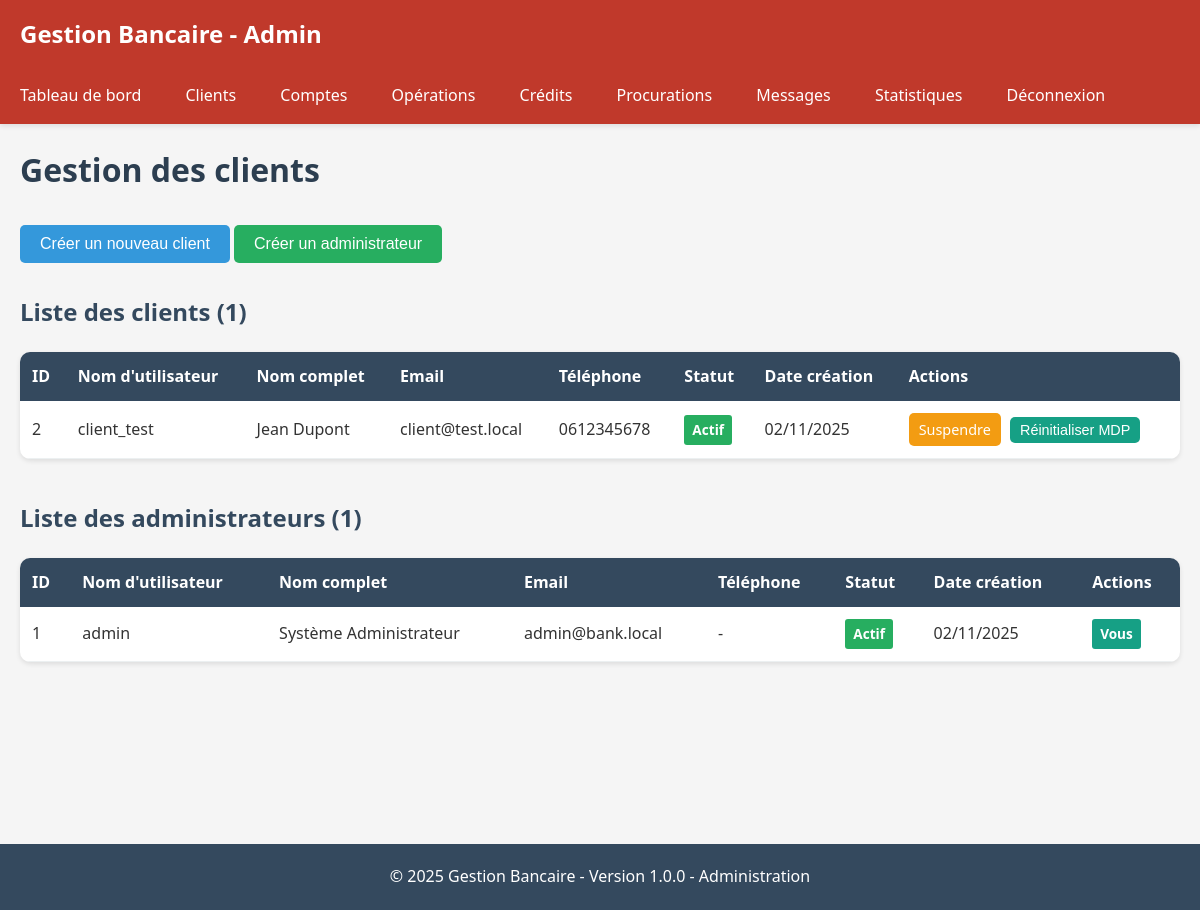
The app's page /admin/clients.php (signed in) with its own data.
### tables this page shows
CREATE TABLE IF NOT EXISTS users (
    id INT AUTO_INCREMENT PRIMARY KEY,
    username VARCHAR(50) UNIQUE NOT NULL,
    password_hash VARCHAR(255) NOT NULL,
    email VARCHAR(100) UNIQUE NOT NULL,
    nom VARCHAR(100) NOT NULL,
    prenom VARCHAR(100) NOT NULL,
    telephone VARCHAR(20),
    adresse TEXT,
    role ENUM('client', 'admin') DEFAULT 'client',
    statut ENUM('actif', 'suspendu', 'inactif') DEFAULT 'actif',
    date_creation TIMESTAMP DEFAULT CURRENT_TIMESTAMP,
    derniere_connexion TIMESTAMP NULL,
    INDEX idx_username (username),
    INDEX idx_role (role),
    INDEX idx_statut (statut)
);

### includes/functions.php (called while the page is built, shortened)
<?php
function formatDate($date, $format = 'd/m/Y') {
    $timestamp = is_numeric($date) ? $date : strtotime($date);
    return date($format, $timestamp);
}
function e($string) {
    return htmlspecialchars($string, ENT_QUOTES, 'UTF-8');
}

### admin/clients.php (the view, shortened to what this page needs)
<?php
$db = getDB();
$stmt = $db->query("SELECT * FROM users WHERE role = 'client' ORDER BY date_creation DESC");
$clients = $stmt->fetchAll();
$stmt = $db->query("SELECT * FROM users WHERE role = 'admin' ORDER BY date_creation DESC");
$admins = $stmt->fetchAll();
include 'includes/header.php';
?>
<div class="page-content">
    <h1>Gestion des clients</h1>
    <div class="page-actions">
        <button class="btn btn-primary" onclick="showCreateForm('client')">
            Créer un nouveau client
        </button>
        <button class="btn btn-success" onclick="showCreateForm('admin')">
            Créer un administrateur
        </button>
    </div>
    <div class="clients-list">
        <h2>Liste des clients (<?php echo count($clients); ?>)</h2>
        <?php if (empty($clients)): ?>
            <p>Aucun client enregistré.</p>
        <?php else: ?>
            <table class="table">
                <thead>
                    <tr>
                        <th>ID</th>
                        <th>Nom d'utilisateur</th>
                        <th>Nom complet</th>
                        <th>Email</th>
                        <th>Téléphone</th>
                        <th>Statut</th>
                        <th>Date création</th>
                        <th>Actions</th>
                    </tr>
                </thead>
                <tbody>
                    <?php foreach ($clients as $client): ?>
                    <tr>
                        <td><?php echo $client['id']; ?></td>
                        <td><?php echo e($client['username']); ?></td>
                        <td><?php echo e($client['prenom'] . ' ' . $client['nom']); ?></td>
                        <td><?php echo e($client['email']); ?></td>
                        <td><?php echo e($client['telephone'] ?? '-'); ?></td>
                        <td>
                            <span class="badge badge-<?php echo $client['statut'] === 'actif' ? 'success' : 'warning'; ?>">
                                <?php echo e(ucfirst($client['statut'])); ?>
                            </span>
                        </td>
                        <td><?php echo formatDate($client['date_creation']); ?></td>
                        <td class="actions">
                            <a href="?action=toggle_status&id=<?php echo $client['id']; ?>"
                               class="btn btn-sm btn-<?php echo $client['statut'] === 'actif' ? 'warning' : 'success'; ?>"
                               onclick="return confirm('Confirmer le changement de statut ?')">
                                <?php echo $client['statut'] === 'actif' ? 'Suspendre' : 'Activer'; ?>
                            </a>
                            <button class="btn btn-sm btn-info" onclick="showResetPasswordForm(<?php echo $client['id']; ?>, '<?php echo e($client['username']); ?>')">
                                Réinitialiser MDP
                            </button>
                        </td>
                    </tr>
                    <?php endforeach; ?>
                </tbody>
            </table>
        <?php endif; ?>
    </div>
    <div class="admins-list" style="margin-top: 40px;">
        <h2>Liste des administrateurs (<?php echo count($admins); ?>)</h2>
        <?php if (empty($admins)): ?>
            <p>Aucun administrateur enregistré.</p>
        <?php else: ?>
            <table class="table">
                <thead>
                    <tr>
                        <th>ID</th>
                        <th>Nom d'utilisateur</th>
                        <th>Nom complet</th>
                        <th>Email</th>
                        <th>Téléphone</th>
                        <th>Statut</th>
                        <th>Date création</th>
                        <th>Actions</th>
                    </tr>
                </thead>
                <tbody>
                    <?php foreach ($admins as $admin): ?>
                    <tr>
                        <td><?php echo $admin['id']; ?></td>
                        <td><?php echo e($admin['username']); ?></td>
                        <td><?php echo e($admin['prenom'] . ' ' . $admin['nom']); ?></td>
                        <td><?php echo e($admin['email']); ?></td>
                        <td><?php echo e($admin['telephone'] ?? '-'); ?></td>
                        <td>
                            <span class="badge badge-<?php echo $admin['statut'] === 'actif' ? 'success' : 'warning'; ?>">
                                <?php echo e(ucfirst($admin['statut'])); ?>
                            </span>
                        </td>
                        <td><?php echo formatDate($admin['date_creation']); ?></td>
                        <td class="actions">
                            <?php if ($admin['id'] != $_SESSION['user_id']): ?>
                            <button class="btn btn-sm btn-info" onclick="showResetPasswordForm(<?php echo $admin['id']; ?>, '<?php echo e($admin['username']); ?>')">
                                Réinitialiser MDP
                            </button>
                            <?php else: ?>
                            <span class="badge badge-info">Vous</span>
                            <?php endif; ?>
                        </td>
                    </tr>
                    <?php endforeach; ?>
                </tbody>
            </table>
        <?php endif; ?>
    </div>
</div>
<?php include 'includes/footer.php'; ?>

### admin/includes/header.php (shortened to what this page needs)
<!DOCTYPE html>
<html lang="fr">
<head>
    <link rel="stylesheet" href="<?php echo BASE_URL; ?>/assets/css/style.css">
</head>
<body>
    <nav class="navbar navbar-admin">
        <div class="navbar-brand">
            <a href="<?php echo BASE_URL; ?>/admin/index.php"><?php echo APP_NAME; ?> - Admin</a>
        </div>
        <ul class="navbar-menu">
            <li><a href="<?php echo BASE_URL; ?>/admin/index.php">Tableau de bord</a></li>
            <li><a href="<?php echo BASE_URL; ?>/admin/clients.php">Clients</a></li>
            <li><a href="<?php echo BASE_URL; ?>/admin/comptes.php">Comptes</a></li>
            <li><a href="<?php echo BASE_URL; ?>/admin/operations.php">Opérations</a></li>
            <li><a href="<?php echo BASE_URL; ?>/admin/credits.php">Crédits</a></li>
            <li><a href="<?php echo BASE_URL; ?>/admin/procurations.php">Procurations</a></li>
            <li><a href="<?php echo BASE_URL; ?>/admin/messages.php">
                Messages
            </a></li>
            <li><a href="<?php echo BASE_URL; ?>/admin/statistiques.php">Statistiques</a></li>
            <li><a href="<?php echo BASE_URL; ?>/logout.php">Déconnexion</a></li>
        </ul>
    </nav>
    <div class="container">

### admin/includes/footer.php (shortened to what this page needs)
    </div>
    <footer class="footer">
        <p>&copy; <?php echo date('Y'); ?> <?php echo APP_NAME; ?> - Version <?php echo APP_VERSION; ?> - Administration</p>
    </footer>
</body>
</html>

### assets/css/style.css (style rules this page uses)
* { margin: 0; padding: 0; box-sizing: border-box; }
body { font-family: 'Segoe UI', Tahoma, Geneva, Verdana, sans-serif; background-color: #f5f5f5; color: #333; line-height: 1.6; }
.container { max-width: 1200px; margin: 0 auto; padding: 20px; min-height: calc(100vh - 120px); }
.navbar { background-color: #2c3e50; color: white; padding: 0; box-shadow: 0 2px 5px rgba(0,0,0,0.1); }
.navbar-admin { background-color: #c0392b; }
.navbar-brand { display: inline-block; padding: 15px 20px; font-size: 1.5em; font-weight: bold; }
.navbar-brand a { color: white; text-decoration: none; }
.navbar-menu { display: inline-block; list-style: none; margin: 0; padding: 0; }
.navbar-menu li { display: inline-block; }
.navbar-menu li a { display: block; padding: 15px 20px; color: white; text-decoration: none; transition: background-color 0.3s; }
.footer { background-color: #34495e; color: white; text-align: center; padding: 20px; margin-top: 40px; }
.btn { padding: 10px 20px; border: none; border-radius: 5px; cursor: pointer; font-size: 1em; transition: all 0.3s; text-decoration: none; display: inline-block; }
.btn-primary { background-color: #3498db; color: white; }
.btn-success { background-color: #27ae60; color: white; }
.btn-warning { background-color: #f39c12; color: white; }
.btn-info { background-color: #16a085; color: white; }
.btn-sm { padding: 5px 10px; font-size: 0.9em; }
.badge { display: inline-block; padding: 4px 8px; font-size: 0.85em; border-radius: 3px; font-weight: 600; }
.badge-success { background-color: #27ae60; color: white; }
.badge-info { background-color: #16a085; color: white; }
.page-content h1 { margin-bottom: 30px; color: #2c3e50; }
.page-content h2 { margin: 30px 0 20px; color: #34495e; }
.page-actions { margin-bottom: 20px; }
.table { width: 100%; background: white; border-radius: 10px; overflow: hidden; box-shadow: 0 2px 5px rgba(0,0,0,0.1); border-collapse: collapse; }
.table thead { background-color: #34495e; color: white; }
.table th, .table td { padding: 12px; text-align: left; }
.table tbody tr { border-bottom: 1px solid #ecf0f1; }
.table td.actions { white-space: nowrap; }
.table td.actions .btn { margin-right: 5px; }

### records on screen
users: id "2", username "client_test", prenom+nom "Jean Dupont", email "client@test.local", telephone "0612345678", statut "Actif", date_creation "02/11/2025", shows "Suspendre"
users: id "1", username "admin", prenom+nom "Système Administrateur", email "admin@bank.local", telephone "-", statut "Actif", date_creation "02/11/2025", shows "Vous"

### other values on screen
APP_NAME "Gestion Bancaire"
count($clients) "1"
count($admins) "1"
APP_VERSION "1.0.0"
